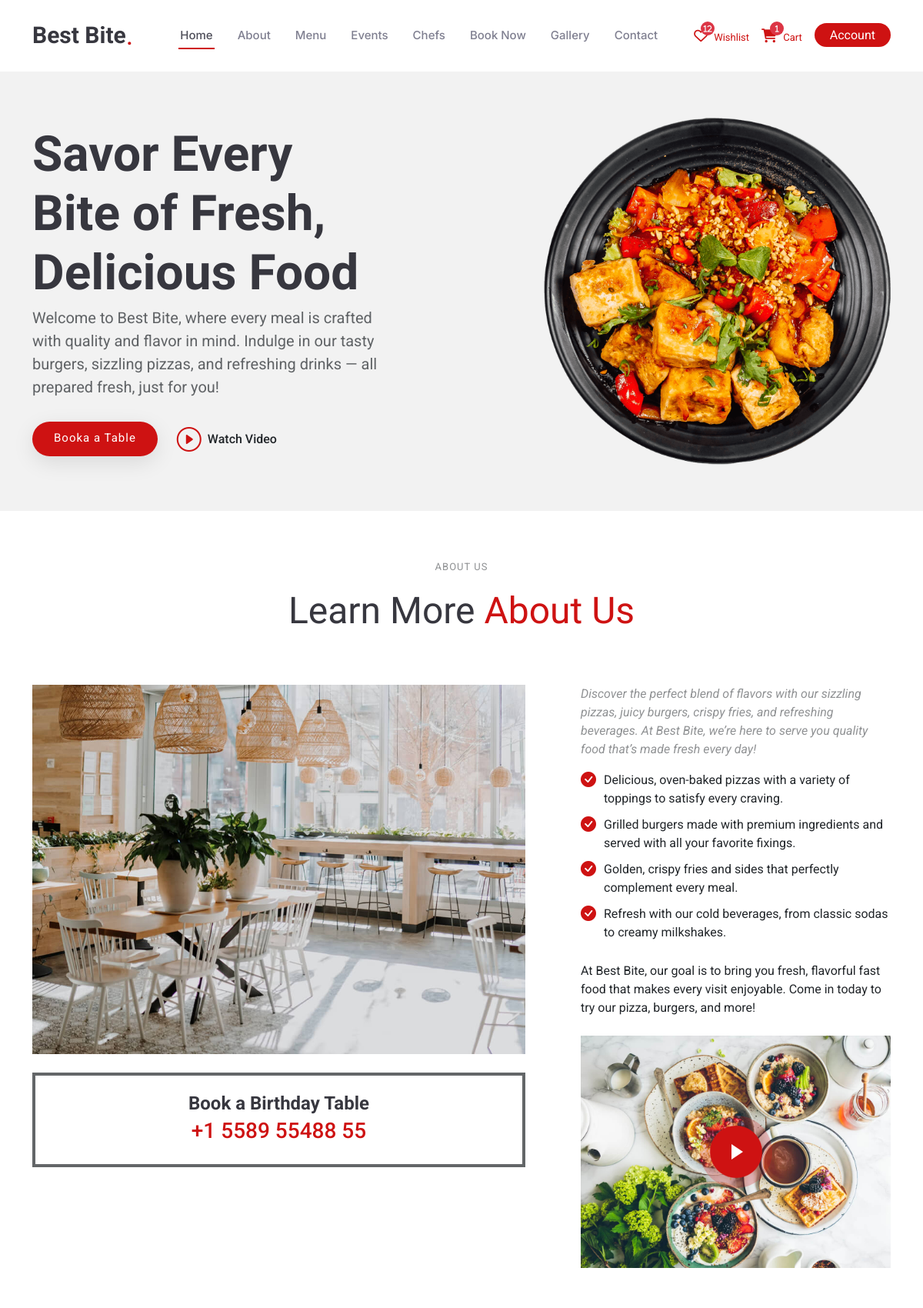
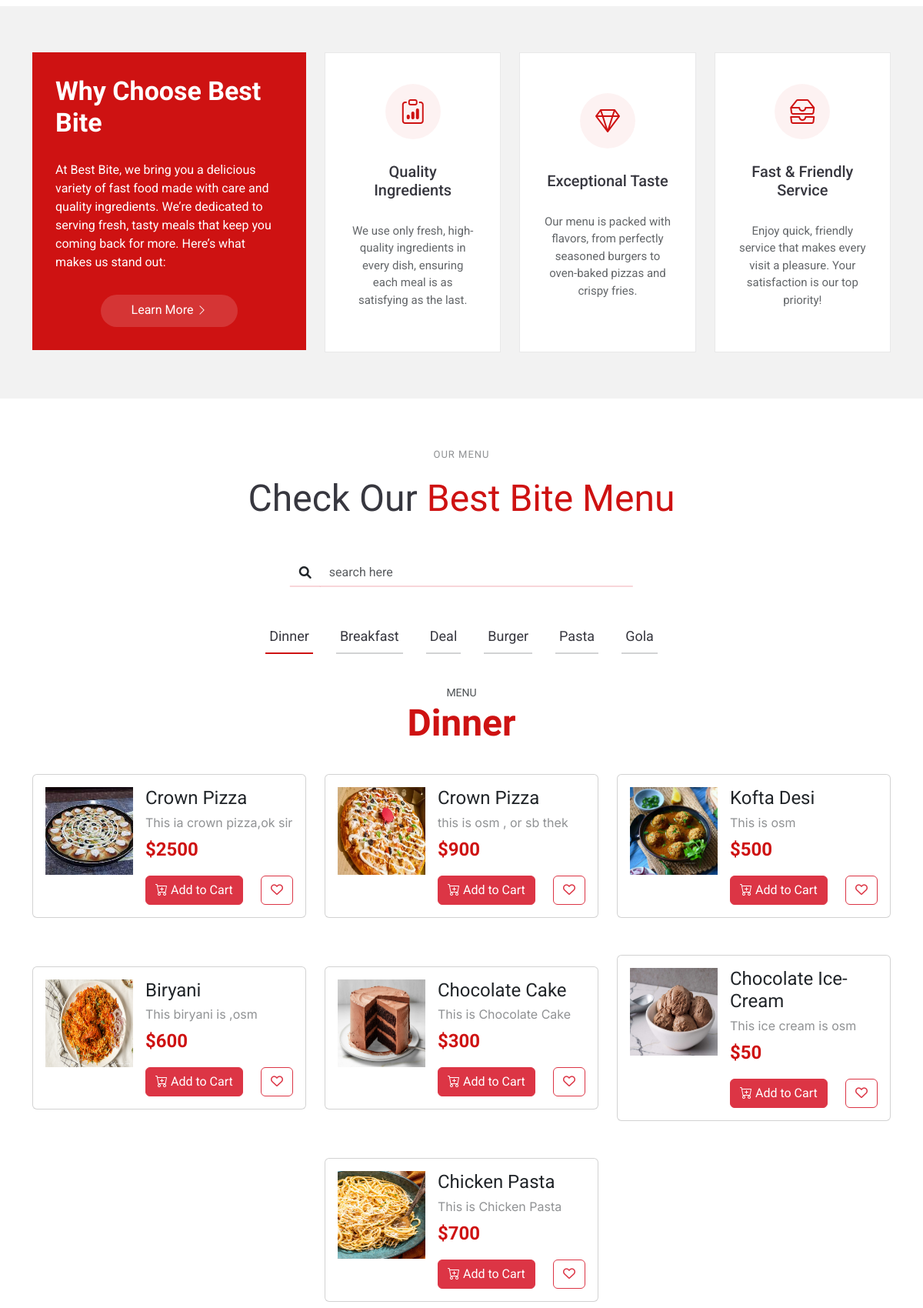
The page / (upper part) on the database its author committed (2 pictures, top to bottom).
### New_Menu/models.py (models this page shows, shortened)
class Section(models.Model):
    section_name = models.CharField(max_length= 100)

class New_Menu(models.Model):
    section_name = models.ForeignKey(Section,on_delete=models.DO_NOTHING)
    menu_name = models.CharField(max_length=100)
    img = models.ImageField(upload_to='media')
    food_name = models.CharField(max_length=100)
    food_info = models.TextField()
    price = models.IntegerField()

### mysite/views.py (the view)
# urls.py: path('',views.index,name='index'),
def index(request):
    menu = New_Menu.objects.all()
    section = Section.objects.prefetch_related('new_menu_set')
    birthday = Custom_Birthday.objects.all()
    chef = Chef.objects.all()
    img = Gallery.objects.all()
    data = {
        'menu': menu,
        'section': section,
        'birthday': birthday,
        'chef': chef,
        'img':img,
    }
    return render(request, 'index.html', data)

### templates/index.html (shortened to what this page needs)
<!DOCTYPE html>
<html lang="en">
<head>
  <link href="https://cdn.jsdelivr.net/npm/bootstrap-icons/font/bootstrap-icons.css" rel="stylesheet">
  <link href="https://cdn.jsdelivr.net/npm/bootstrap@5.1.3/dist/css/bootstrap.min.css" rel="stylesheet">
  <link rel="stylesheet" href="https://cdnjs.cloudflare.com/ajax/libs/font-awesome/6.0.0-beta3/css/all.min.css">
  <link href="/static/assets/vendor/bootstrap/css/bootstrap.min.css" rel="stylesheet">
  <link href="/static/assets/vendor/bootstrap-icons/bootstrap-icons.css" rel="stylesheet">
  <link href="/static/assets/vendor/aos/aos.css" rel="stylesheet">
  <link href="/static/assets/vendor/glightbox/css/glightbox.min.css" rel="stylesheet">
  <link href="/static/assets/vendor/swiper/swiper-bundle.min.css" rel="stylesheet">
  <link rel="stylesheet" href="https://cdn.jsdelivr.net/npm/swiper@11/swiper-bundle.min.css" />
  <link href="../static/assets/css/main.css" rel="stylesheet">
</head>
<body class="index-page">
  <header id="header" class="header d-flex align-items-center sticky-top">
    <div class="container position-relative d-flex align-items-center justify-content-between">
      <a href="/static/index.html" class="logo d-flex align-items-center me-auto me-xl-0 order-2 order-xl-1">
        <h1 class="sitename">Best Bite</h1>
        <span>.</span>
      </a>
      <nav id="navmenu" class="navmenu order-1 order-xl-2">
        <ul>
          <li><a href="#hero" class="active">Home<br></a></li>
          <li><a href="#about">About</a></li>
          <li><a href="#menu">Menu</a></li>
          <li><a href="#events">Events</a></li>
          <li><a href="#chefs">Chefs</a></li>
          <li><a href="#book-a-table">Book Now</a></li>
          <li><a href="#gallery">Gallery</a></li>
          <li><a href="#contact">Contact</a></li>
        </ul>
      </nav>
      <div class="functional-btns d-flex justify-content-between align-items-center column-gap-3 order-3 order-xl-3">
        <div class="wishlist-dropdown position-relative">
          <a class="d-flex align-items-center justify-content-between" href="">
            <i class="fa-regular fa-heart position-relative" style="font-size: 18px; margin-right: 8px;">
              <div
                class="wishlist-num d-flex justify-content-center align-items-center position-absolute top-0 start-100 translate-middle bg-danger text-light rounded-circle p-1"
                style="width: 18px; height: 18px; font-size: 10px;">
                12
              </div>
            </i>
            <p class="m-0 mt-1" style="font-size: 13px;">Wishlist</p>
          </a>
        </div>
        <div class="cart-dropdown position-relative">
          <a class="d-flex align-items-center justify-content-between" href="">
            <i class="fa-solid fa-cart-shopping position-relative" style="font-size: 18px; margin-right: 8px;">
              <div
                class="wishlist-num d-flex justify-content-center align-items-center position-absolute top-0 start-100 translate-middle bg-danger text-light rounded-circle p-1"
                style="width: 18px; height: 18px; font-size: 10px;">
                1
              </div>
            </i>
            <p class="m-0 mt-1" style="font-size: 13px;">Cart</p>
          </a>
        </div>
        <div class="account-dropdown position-relative">
          <a class="btn-getstarted me-0 fs-6">
            Account
          </a>
          </div>
        </div>
      </div>
  </header>
  <main class="main">
    <section id="hero" class="hero section light-background">
      <div class="container">
        <div class="row gy-4 justify-content-center justify-content-lg-between">
          <div class="col-lg-5 order-2 order-lg-1 d-flex flex-column justify-content-center">
            <h1 data-aos="fade-up">Savor Every Bite of Fresh, Delicious Food</h1>
            <p data-aos="fade-up" data-aos-delay="100">
              Welcome to Best Bite, where every meal is crafted with quality and flavor in mind. Indulge in our tasty
              burgers, sizzling pizzas, and refreshing drinks — all prepared fresh, just for you!
            </p>
            <div class="d-flex" data-aos="fade-up" data-aos-delay="200">
              <a href="#book-a-table" class="btn-get-started">Booka a Table</a>
              <a href="" class="glightbox btn-watch-video d-flex align-items-center"><i
                  class="bi bi-play-circle"></i><span>Watch
                  Video</span></a>
            </div>
          </div>
          <div class="col-lg-5 order-1 order-lg-2 hero-img" data-aos="zoom-out">
            <img src="/static/assets/img/hero-img.png" class="img-fluid animated" alt="">
          </div>
        </div>
      </div>
    </section>
    <section id="about" class="about section">
      <div class="container section-title" data-aos="fade-up">
        <h2>About Us<br></h2>
        <p><span>Learn More</span> <span class="description-title">About Us</span></p>
      </div>
      <div class="container">
        <div class="row gy-4">
          <div class="col-lg-7" data-aos="fade-up" data-aos-delay="100">
            <img src="/static/assets/img/about.jpg" class="img-fluid mb-4" alt="">
            <div class="book-a-table">
              <h3>Book a Birthday Table</h3>
              <p>+1 5589 55488 55</p>
            </div>
          </div>
          <div class="col-lg-5" data-aos="fade-up" data-aos-delay="250">
            <div class="content ps-0 ps-lg-5">
              <p class="fst-italic">
                Discover the perfect blend of flavors with our sizzling pizzas, juicy burgers, crispy fries, and
                refreshing beverages. At Best Bite, we’re here to serve you quality food that’s made fresh every day!
              </p>
              <ul>
                <li><i class="bi bi-check-circle-fill"></i> <span>Delicious, oven-baked pizzas with a variety of
                    toppings to satisfy every craving.</span></li>
                <li><i class="bi bi-check-circle-fill"></i> <span>Grilled burgers made with premium ingredients and
                    served with all your favorite fixings.</span></li>
                <li><i class="bi bi-check-circle-fill"></i> <span>Golden, crispy fries and sides that perfectly
                    complement every meal.</span></li>
                <li><i class="bi bi-check-circle-fill"></i> <span>Refresh with our cold beverages, from classic sodas to
                    creamy milkshakes.</span></li>
              </ul>
              <p>
                At Best Bite, our goal is to bring you fresh, flavorful fast food that makes every visit enjoyable. Come
                in today to try our pizza, burgers, and more!
              </p>
              <div class="position-relative mt-4">
                <img src="/static/assets/img/about-2.jpg" class="img-fluid" alt="">
                <a href="/static/https://www.youtube.com/watch?v=Y7f98aduVJ8" class="glightbox pulsating-play-btn"></a>
              </div>
            </div>
          </div>
        </div>
      </div>
    </section>
    <section id="why-us" class="why-us section light-background">
      <div class="container">
        <div class="row gy-4">
          <div class="col-lg-4" data-aos="fade-up" data-aos-delay="100">
            <div class="why-box">
              <h3>Why Choose Best Bite</h3>
              <p>
                At Best Bite, we bring you a delicious variety of fast food made with care and quality ingredients.
                We’re dedicated to serving fresh, tasty meals that keep you coming back for more. Here’s what makes us
                stand out:
              </p>
              <div class="text-center">
                <a href="/static/#" class="more-btn"><span>Learn More</span> <i class="bi bi-chevron-right"></i></a>
              </div>
            </div>
          </div>
          <div class="col-lg-8 d-flex align-items-stretch">
            <div class="row gy-4" data-aos="fade-up" data-aos-delay="200">
              <div class="col-xl-4">
                <div class="icon-box d-flex flex-column justify-content-center align-items-center">
                  <i class="bi bi-clipboard-data"></i>
                  <h4>Quality Ingredients</h4>
                  <p>We use only fresh, high-quality ingredients in every dish, ensuring each meal is as satisfying as
                    the last.</p>
                </div>
              </div>
              <div class="col-xl-4" data-aos="fade-up" data-aos-delay="300">
                <div class="icon-box d-flex flex-column justify-content-center align-items-center">
                  <i class="bi bi-gem"></i>
                  <h4>Exceptional Taste</h4>
                  <p>Our menu is packed with flavors, from perfectly seasoned burgers to oven-baked pizzas and crispy
                    fries.</p>
                </div>
              </div>
              <div class="col-xl-4" data-aos="fade-up" data-aos-delay="400">
                <div class="icon-box d-flex flex-column justify-content-center align-items-center">
                  <i class="bi bi-inboxes"></i>
                  <h4>Fast & Friendly Service</h4>
                  <p>Enjoy quick, friendly service that makes every visit a pleasure. Your satisfaction is our top
                    priority!</p>
                </div>
              </div>
            </div>
          </div>
        </div>
      </div>
    </section>
    <section id="menu" class="menu section">
      <div class="container section-title" data-aos="fade-up">
        <h2>Our Menu</h2>
        <p><span>Check Our</span> <span class="description-title">Best Bite Menu</span></p>
      </div>
      <div class="container">
        <div class="search-input-box input-group text-center">
          <span class="input-group-text bg-transparent rounded-0 border border-0 border-bottom border-danger-subtle"
            id="addon-wrapping"><i class="fa-solid fa-magnifying-glass"></i></span>
          <input class="search-input form-control rounded-0 border border-0 border-bottom border-danger-subtle"
            type="search" name="search" id="search" placeholder="search here">
        </div>
        <ul id="menu-tabs" class="sticky-tabs nav nav-tabs d-flex justify-content-center flex-no-wrap row-gap-2"
          data-aos="fade-up" data-aos-delay="100">
          {% for i in section %}
          <li class="nav-item">
            <a class="nav-link {% if forloop.first %}active show{% endif %}" data-bs-toggle="tab"
              href="#menu-{{ i.section_name|slugify }}">
              <h4>{{ i.section_name }}</h4>
            </a>
          </li>
          {% endfor %}
        </ul>
        <div class="tab-content" data-aos="fade-up" data-aos-delay="200">
          {% for i in section %}
          <div class="tab-pane fade {% if forloop.first %}show active{% endif %}"
            id="menu-{{ i.section_name|slugify }}">
            <div class="tab-header text-center">
              <p>Menu</p>
              <h3>{{ i.section_name }}</h3>
            </div>
            <div class="row gy-5 align-items-center justify-content-center">
              {% for y in menu %}
              {% if y.section_name == i %}
              <div class="col-lg-4">
                <div class="card menu-item flex-row">
                  <img src="{{ y.img.url }}" class="card-img-top menu-img img-fluid" alt="{{ y.food_name }}">
                  <div class="card-body text-start">
                    <h4 class="card-title">{{ y.food_name }}</h4>
                    <p class="card-text ingredients">{{ y.food_info }}</p>
                    <p class="price">${{ y.price }}</p>
                    <div class="d-flex justify-content-between mt-3">
                      <button class="btn btn-danger menu-cart-btn">
                        <i class="bi bi-cart-plus"></i> Add to Cart
                      </button>
                      <button class="heart-btn btn btn-outline-danger" title="Add to Favorites">
                        <i class="fa-regular fa-heart"></i>
                      </button>
                    </div>
                  </div>
                </div>
              </div>
              {% endif %}
              {% empty %}
              <p>No items available in this section.</p>
              {% endfor %}
            </div>
          </div>
          {% endfor %}
        </div>
      </div>
    </section>
  </main>
</body>
</html>

### templates/index.html (style rules this page uses)
.search-input-box { transform: translate(-50%, -50%); position: relative; top: 50%; left: 50%; width: 40%; margin-bottom: 15px; }
.sticky-tabs { position: sticky; top: 90px; background-color: white; padding: 10px 0; z-index: 996; }
.menu-item { text-align-last: left !important; }
.menu-img { width: 130px; height: 130px; }
.menu .tab-content .menu-item .menu-img { padding: 16px 0 0 16px !important; margin: 0 !important; }

### rows shown on the page
Section: section_name "Dinner"
Section: section_name "Breakfast"
Section: section_name "Deal"
Section: section_name "Burger"
Section: section_name "Pasta"
Section: section_name "Gola"
New_Menu: img (picture), food_name "Crown Pizza", food_info "This ia crown pizza,ok sir", price "2500"
New_Menu: img (picture), food_name "Crown Pizza", food_info "this is osm , or sb thek", price "900"
New_Menu: img (picture), food_name "Kofta Desi", food_info "This is osm", price "500"
New_Menu: img (picture), food_name "Biryani", food_info "This biryani is ,osm", price "600"
New_Menu: img (picture), food_name "Chocolate Cake", food_info "This is Chocolate Cake", price "300"
New_Menu: img (picture), food_name "Chocolate Ice-Cream", food_info "This ice cream is osm", price "50"
New_Menu: img (picture), food_name "Chicken Pasta", food_info "This is Chicken Pasta", price "700"
